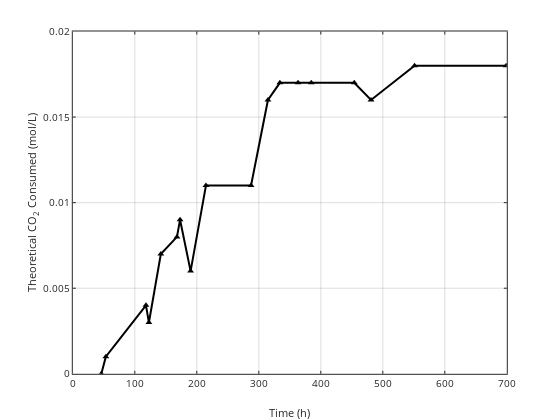

This figure's notebook cell:
### Markdown cell above
For every 1 mol of Ca²⁺ consumed, 1 mol of CO₂ reacts (forming 1 mol of CaCO₃ precipitate).

### Code cell
graphics_toolkit ("plotly"); 
time = [0.03, 1, 22, 29, 46, 53.33, 118, 122.75, 142, 168, 173, 190, 214.75, 287.5, 314.75, 334, 363.33, 384.66, 454, 481, 551.16, 699];  % Time in hours
Ca_measured = [0.015, 0.017, 0.017, 0.018, 0.019, 0.018, 0.015, 0.016, 0.012, 0.011, 0.010, 0.013, 0.008, 0.008, 0.003, 0.002, 0.002, 0.002, 0.002, 0.003, 0.001, 0.001];  % Measured Ca²⁺ (mol/L)

% set the max value at 46 h as the initial value for calculating CO2 consumed
time2 = [46, 53.33, 118, 122.75, 142, 168, 173, 190, 214.75, 287.5, 314.75, 334, 363.33, 384.66, 454, 481, 551.16, 699];  % Time in hours
Ca_measured2 = [0.019, 0.018, 0.015, 0.016, 0.012, 0.011, 0.010, 0.013, 0.008, 0.008, 0.003, 0.002, 0.002, 0.002, 0.002, 0.003, 0.001, 0.001];  % Measured Ca²⁺ (mol/L)

Ca_initial = max(Ca_measured2);  % 0.019 mol/L
CO2_consumed = Ca_initial - Ca_measured2;

% Plot CO₂ consumed over time
figure;
plot(time2, CO2_consumed, 'k^-', 'LineWidth', 2);
xlabel('Time (h)');
ylabel('Theoretical CO_2 Consumed (mol/L)');
title('CO_2 Consumption Over Time (Estimated from Ca^{2+} Decrease)');
grid on;

### Figure 1 — Plotly figure (JSON) as saved in the notebook; plotly's stock layout.template omitted (floating-point values rounded to 4 significant figures)
{"data": [{"line": {"color": "rgb(0, 0, 0)", "dash": "solid", "width": 2}, "marker": {"color": "rgb(0, 0, 0)", "line": {"color": "rgb(0, 0, 0)"}, "size": 6, "symbol": "triangle-up"}, "mode": "lines+markers", "name": "", "showlegend": false, "type": "scatter", "visibility": true, "x": [46, 53.33, 118, 122.8, 142, 168, 173, 190, 214.8, 287.5, 314.8, 334, 363.3, 384.7, 454, 481, 551.2, 699], "xaxis": "x", "y": [0, 0.001, 0.004, 0.003, 0.007, 0.008, 0.009, 0.006, 0.011, 0.011, 0.016, 0.017, 0.017, 0.017, 0.017, 0.016, 0.018, 0.018], "yaxis": "y"}], "layout": {"height": 420, "hovermode": "closest", "margin": {"b": 0, "l": 0, "r": 0, "t": 0}, "plot_bgcolor": "rgba(0, 0, 0, 0)", "showlegend": false, "width": 560, "xaxis": {"anchor": "y", "autorange": false, "domain": [0.13, 0.905], "exponentformat": "none", "gridcolor": "rgba(38,38,38,0.15)", "gridwidth": 1, "linecolor": "rgb(38,38,38)", "linewidth": 1, "mirror": "ticks", "range": [0, 700], "showgrid": true, "showline": true, "side": "bottom", "spikedash": "solid", "spikemode": "across", "spikesides": false, "spikethickness": 1, "tickangle": 0, "tickcolor": "rgb(38,38,38)", "tickfont": {"color": "rgb(38,38,38)", "size": 10}, "ticklen": 3, "ticks": "inside", "ticktext": ["0", "100", "200", "300", "400", "500", "600", "700"], "tickvals": [0, 100, 200, 300, 400, 500, 600, 700], "title": {"font": {"color": "rgb(38,38,38)", "size": 11}, "text": "Time (h)"}, "type": "linear", "visible": true, "zeroline": false}, "yaxis": {"anchor": "x", "autorange": false, "domain": [0.11, 0.925], "exponentformat": "none", "gridcolor": "rgba(38,38,38,0.15)", "gridwidth": 1, "linecolor": "rgb(38,38,38)", "linewidth": 1, "mirror": "ticks", "range": [0, 0.02], "showgrid": true, "showline": true, "side": "left", "spikedash": "solid", "spikemode": "across", "spikesides": false, "spikethickness": 1, "tickangle": 0, "tickcolor": "rgb(38,38,38)", "tickfont": {"color": "rgb(38,38,38)", "size": 10}, "ticklen": 3, "ticks": "inside", "ticktext": ["0", "0.005", "0.01", "0.015", "0.02"], "tickvals": [0, 0.005, 0.01, 0.015, 0.02], "title": {"font": {"color": "rgb(38,38,38)", "size": 11}, "text": "Theoretical CO<sub>2</sub> Consumed (mol/L)"}, "type": "linear", "visible": true, "zeroline": false}}}
